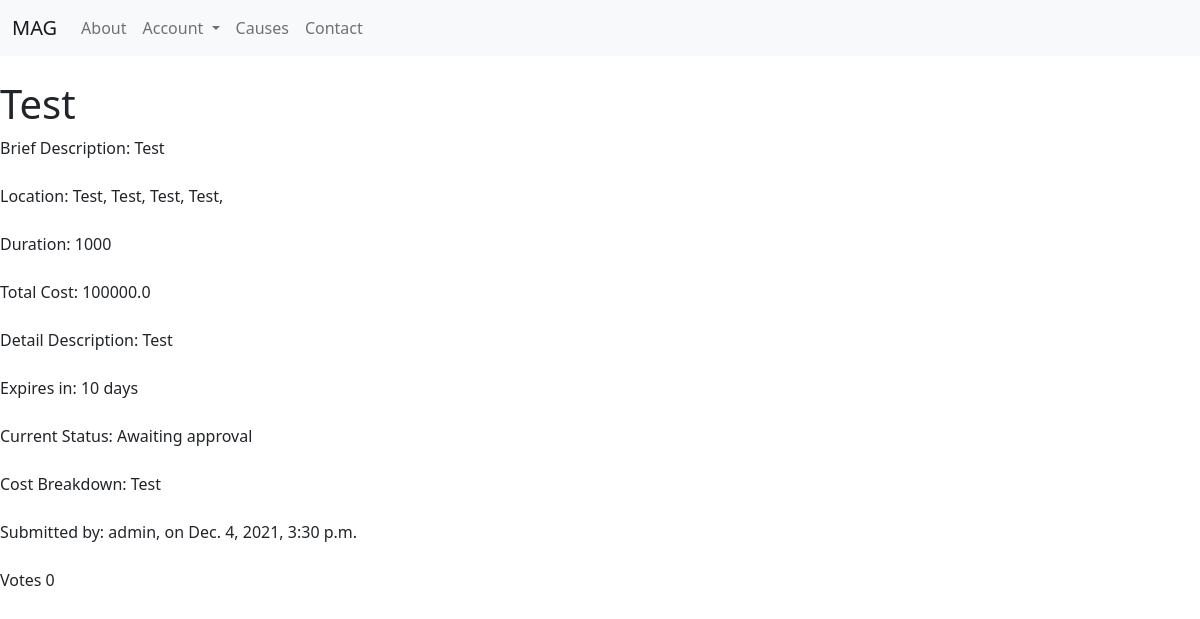
The app's page /causes/test, older data.
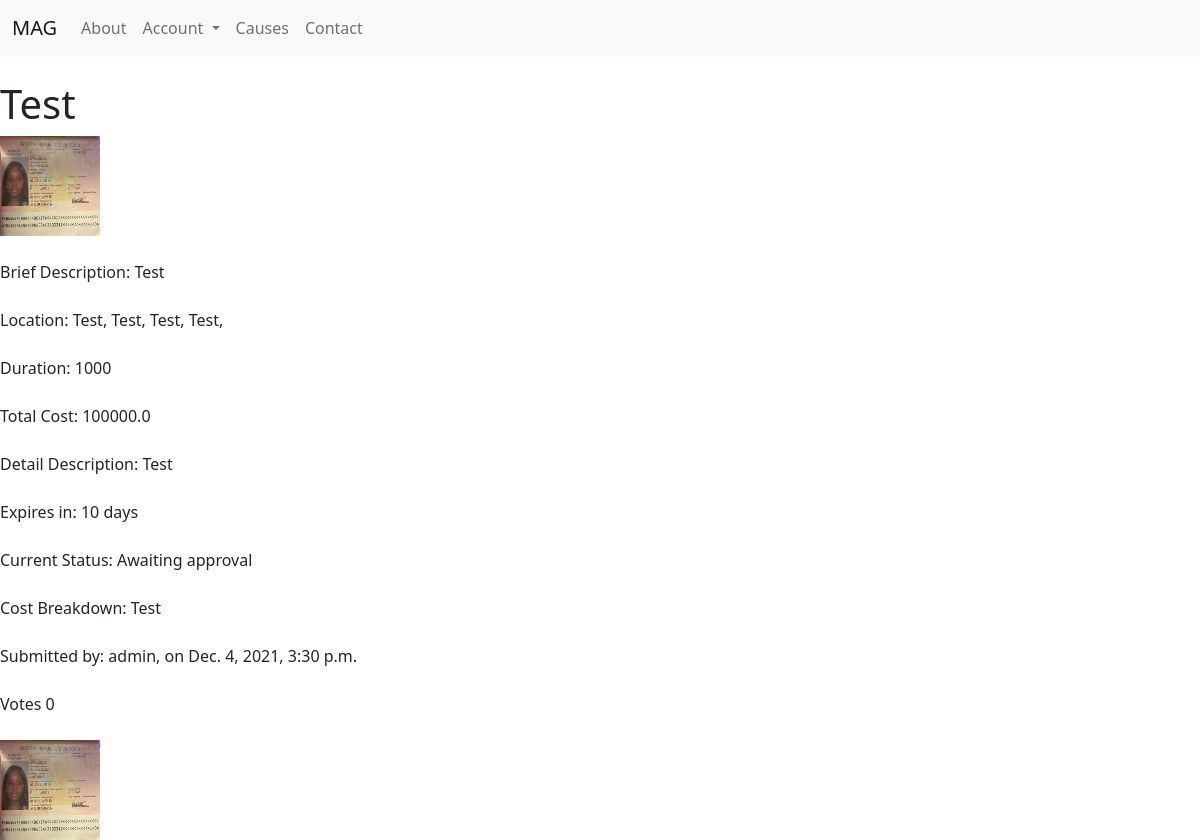
The same page, newer data.
### main/models.py (models this page shows)
class Cause(models.Model):
    name = models.CharField(max_length=128)
    category = models.CharField(max_length=32)
    brief_description = models.CharField(max_length=225)
    country = models.CharField(max_length=32)
    state = models.CharField(max_length=32)
    city = models.CharField(max_length=32)
    address = models.CharField(max_length=255, blank=True)
    duration = models.IntegerField(default=0)
    detail_description = models.TextField()
    cost = models.FloatField()
    cost_breakdown = models.TextField()
    expiration = models.IntegerField(blank=True)
    investigated = models.BooleanField(default=False)
    investigator = models.ForeignKey(settings.AUTH_USER_MODEL, blank=True, on_delete=models.SET_NULL, null=True, related_name = 'investigator')
    investigation_note = models.CharField(blank=True, max_length=255)
    approved = models.BooleanField(default=False)
    approver = models.ForeignKey(settings.AUTH_USER_MODEL, blank=True, on_delete=models.SET_NULL, null=True, related_name = 'approver')
    approved_date = models.DateTimeField(blank=True, null=True)
    creator = models.ForeignKey(settings.AUTH_USER_MODEL, on_delete=models.SET_NULL, null=True)
    backers = models.ManyToManyField(settings.AUTH_USER_MODEL, blank=True, related_name = 'backers')
    voters = models.ManyToManyField(settings.AUTH_USER_MODEL, blank=True, related_name = 'voters')
    completed = models.BooleanField(default=False)
    closed = models.BooleanField(default=False)
    closed_note = models.TextField(blank=True)
    closer = models.ForeignKey(settings.AUTH_USER_MODEL, blank=True, on_delete=models.SET_NULL, null=True, related_name = 'closer')
    closed_date = models.DateTimeField(blank=True, null=True)
    supervisor = models.ForeignKey(settings.AUTH_USER_MODEL, blank=True, on_delete=models.SET_NULL, null=True, related_name = 'supervisor')
    coordinator = models.ForeignKey(settings.AUTH_USER_MODEL, blank=True, on_delete=models.SET_NULL, null=True, related_name = 'coordinator')
    volunteers = models.ManyToManyField(settings.AUTH_USER_MODEL, blank=True, related_name = 'volunteers')
    status = models.CharField(max_length=32)
    date_added = models.DateTimeField(auto_now_add=True)
    slug = models.SlugField(max_length=128)

class User(AbstractUser):
    phone = models.IntegerField(blank=True, null=True)
    gender = models.CharField(max_length=8, blank=True, null=True)
    birthday = models.DateField(null=True, blank=True)
    bio = models.TextField(max_length=500, blank=True, null=True)
    address = models.CharField(max_length=255, blank=True, null=True)
    city = models.CharField(max_length=32, blank=True, null=True)
    lga = models.CharField(max_length=32, blank=True, null=True)
    state = models.CharField(max_length=32, blank=True, null=True)
    country = models.CharField(max_length=32, blank=True, null=True)
    occupation = models.CharField(max_length=64, blank=True, null=True)
    linkedin = models.URLField(blank=True, null=True)
    followers = models.ManyToManyField(settings.AUTH_USER_MODEL, related_name = 'user_followers', blank=True)
    following = models.ManyToManyField(settings.AUTH_USER_MODEL, related_name = 'user_following', blank=True)
    profile_pic = models.ImageField(blank=True, null=True, upload_to="main/users/profile-pics")
    amount_contributed = models.FloatField(default=0.0)
    amount_owed = models.FloatField(default=0.0)
    monthly_payment = models.BooleanField(default=False)
    monthly_vote = models.BooleanField(default=False)
    rank = models.CharField(max_length=32, blank=True, null=True)

class Cause_file(models.Model):
    cause = models.ForeignKey(Cause, on_delete=models.CASCADE)
    file_type = models.CharField(max_length=32, null=True, blank=True)
    file_purpose = models.CharField(max_length=32, null=True, blank=True)
    file_description = models.CharField(max_length=255)
    date_added = models.DateTimeField(auto_now_add=True)
    file_upload = models.FileField(upload_to=cause_directory_path)

### main/views.py (the view)
# urls.py: path("causes/<slug>", views.cause, name="cause"),
def cause(request, slug):
    try:
        cause = Cause.objects.get(slug=slug)
        backers = User.objects.filter(backers__id=cause.id)
        cause_files = Cause_file.objects.filter(cause=cause)
        volunteers = User.objects.filter(volunteers__id=cause.id)
        voters = User.objects.filter(voters__id=cause.id)
        context = {
            'backers': backers,
            'cause': cause,
            'cause_files': cause_files,
            'volunteers': volunteers,
            'voters': voters
        }
        return render(request, "main/cause.html", context)
    except ObjectDoesNotExist:
        messages.info(request, f"{slug} does not exist as a Cause")
        return redirect("causes")

### main/templates/main/cause.html (shortened to what this page needs)
{% extends "main/layout.html" %}
{% block body %}
    <main id="cause-page">
        <h1>
            {{ cause.name }}
        </h1>
        {% if cause_files %}
            {% for cause_file in cause_files %}
                {% if cause_file.file_type == "Image" and cause_file.file_purpose == "Profile Picture" %}
                <div>
                    <img src="{{ cause_file.file_upload.url }}" alt="{{ cause.name }}" height="100rem" width="100rem">
                </div>
                <br>
                {% endif %}
            {% endfor %}
        {% endif %}
        <div>
            Brief Description: {{ cause.brief_description }}
        </div>
        <br>
        <div>
            Location:
            {% if cause.address %}
                {{cause.address}},
            {% endif %}
            {{ cause.city }}, {{ cause.state }}, {{ cause.country }},
        </div>
        <br>
        <div>
            Duration: {{ cause.duration }}
        </div>
        <br>
        <div>
            Total Cost: {{ cause.cost }}
        </div>
        <br>
        <div>
            Detail Description: {{ cause.detail_description }}
        </div>
        <br>
        {% if cause.expiration %}
            <div>
                Expires in: {{cause.expiration}} days
            </div>
            <br>
        {% endif %}
        <div>
            Current Status: {{ cause.status }}
        </div>
        <br>
        <div>
            Cost Breakdown: {{ cause.cost_breakdown }}
        </div>
        <br>
        <div>
            Submitted by: {{ cause.creator }}, on {{ cause.date_added}}
        </div>
        <br>
        {% if cause.status != "Awaiting Approval" %}
            <div>
                Votes {{ cause.voters|length }}
            </div>
            <br>
        {% endif %}
        {% if cause_files %}
            <div>
            {% for cause_file in cause_files %}
                {% if cause_file.file_type == "Image" %}
                <img src="{{ cause_file.file_upload.url }}" alt="{{ cause.name }}" height="100rem" width="100rem">
                {% endif %}
            {% endfor %}
            </div>
        {% endif %}
    </main>
{% endblock %}

### main/templates/main/layout.html (shortened to what this page needs)
{% load static %}
<!DOCTYPE html>
<html lang="en">
    <head>
        <link href="https://cdn.jsdelivr.net/npm/bootstrap@5.1.3/dist/css/bootstrap.min.css" rel="stylesheet">
    </head>
    <body>
        <nav class="navbar navbar-expand navbar-light bg-light">
            <div class="container-fluid">
                <a class="home-btn navbar-brand" href="{% url 'index' %}">MAG</a>
                <div class="collapse navbar-collapse" id="navbarSupportedContent">
                    <ul class="navbar-nav me-auto mb-2 mb-lg-0">
                        <li class="nav-item">
                            <a class="nav-btn nav-link" href="{% url 'about' %}">About</a>
                        </li>
                        <li class="nav-item dropdown">
                            <a class="nav-link dropdown-toggle" href="#" id="navbarDropdown" role="button"
                                data-bs-toggle="dropdown" aria-expanded="false">
                                Account
                            </a>
                        </li>
                        <li class="nav-item">
                            <a class="nav-link" href="{% url 'causes' %}">Causes</a>
                        </li>
                        <li class="nav-item">
                            <a class="nav-btn nav-link" href="{% url 'contact' %}">Contact</a>
                        </li>
                </div>
            </div>
        </nav>
<br>
    {% block body %}
    {% endblock %}
    </body>
</html>

Row changes from the older to the newer data that the page shows:
added Cause_file: file_upload (picture)
